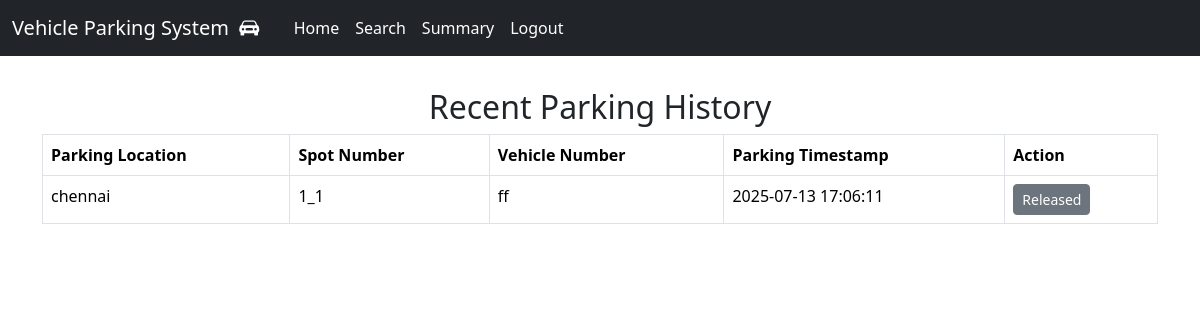
Before: /user_home (signed in) with the older database file.
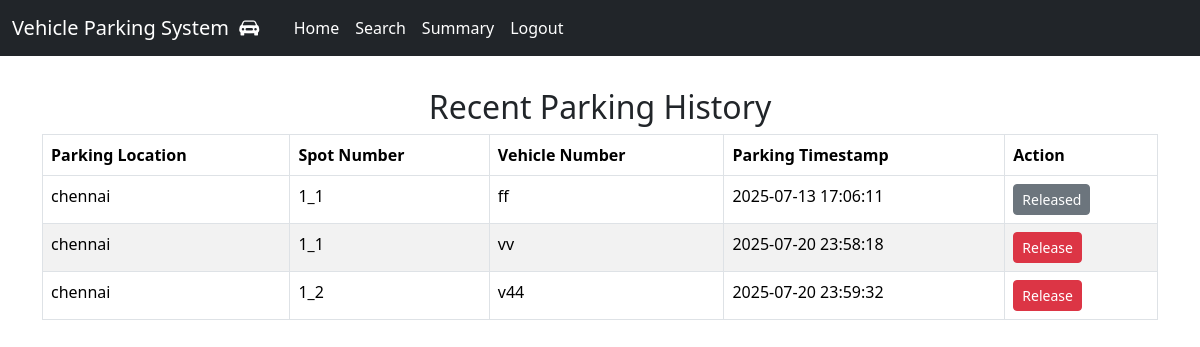
After: the same page with the newer database file.
### controllers/models.py (models this page shows)
class Reservation(db.Model):
    id = db.Column(db.Integer, primary_key=True, autoincrement=True)
    spot_id = db.Column(db.Integer, db.ForeignKey('parking_spot.spot'), nullable=True)
    user_id = db.Column(db.Integer, db.ForeignKey('user.id'), nullable=False)
    parking_timestamp = db.Column(db.DateTime, nullable=False, default=datetime.utcnow)
    leaving_timestamp = db.Column(db.DateTime, nullable=True)
    parking_cost = db.Column(db.Float, nullable=True)
    vehicle_number = db.Column(db.String(20), nullable=False)
    spot = db.relationship('ParkingSpot', backref='reservations')
    user = db.relationship('User', backref='reservations')

class ParkingLot(db.Model):
    id = db.Column(db.Integer, primary_key=True, autoincrement=True)
    location = db.Column(db.String(100), nullable=False)
    address = db.Column(db.String(200), nullable=False)
    pin_code = db.Column(db.String, nullable=False)
    price = db.Column(db.String, nullable=False)
    max_spots = db.Column(db.Integer, nullable=False)
    spots = db.relationship('ParkingSpot', backref='lot', cascade="all, delete-orphan")

### controllers/general_routes.py (the view)
@app.route('/user_home', methods=['GET', 'POST'])
def user_home():
    reservations = Reservation.query.filter_by(user_id=session.get('user_id')).all()
    spot_list = [r.spot_id for r in reservations]
    if not spot_list:
        print('spot reservationssssss:', [r.spot_id for r in reservations])
        flash('No reservations found.', 'info')
        return render_template('/user_home.html', reservations=[])
    print('spot reservationsmmmm:', spot_list)
    return render_template('/user_home.html', reservations=reservations)

### templates/user_home.html (shortened to what this page needs)
<!DOCTYPE html>
<html lang="en">
<head>
</head>
{% extends 'index.html' %}
    {% block content %}
    <div class="jumbotron text-center">
        <h2>Recent Parking History</h2>
    </div>
    <div class="container">
        <table class="table table-striped table-bordered">
            <thead>
                <tr>
                    <th>Parking Location</th>
                    <th>Spot Number</th>
                    <th>Vehicle Number</th>
                    <th>Parking Timestamp</th>
                    <th>Action</th>
                </tr>
            </thead>
            <tbody>
                {% for reservation in reservations %}
                    <tr>
                        {% if reservation.spot  %}
                            <td>{{ reservation.spot.lot.location if reservation.spot and reservation.spot.lot else '—' }}</td>
                            <td>{{ reservation.spot_id }}</td>
                            <td>{{ reservation.vehicle_number }}</td>
                            <td>{{ reservation.parking_timestamp.strftime('%Y-%m-%d %H:%M:%S') }}</td>
                            <td>
                                {% if reservation.leaving_timestamp is none %}
                                    <form method="get" action="release_parking/{{ reservation.id }}" >
                                        <button class="btn btn-danger btn-sm">Release</button>
                                    </form>
                                {% else %}
                                    <button class="btn btn-secondary btn-sm">Released</button>
                                {% endif %}
                            </td>
                        {% endif %}
                    </tr>
                {% endfor %}
            </tbody>
        </table>
    </div>
    {%endblock%}

Changed rows visible on the page:
added Reservation: spot.lot "chennai", spot_id "1_1", vehicle_number "vv", parking_timestamp "2025-07-20 23:58:18"
added Reservation: spot.lot "chennai", spot_id "1_2", vehicle_number "v44", parking_timestamp "2025-07-20 23:59:32"
